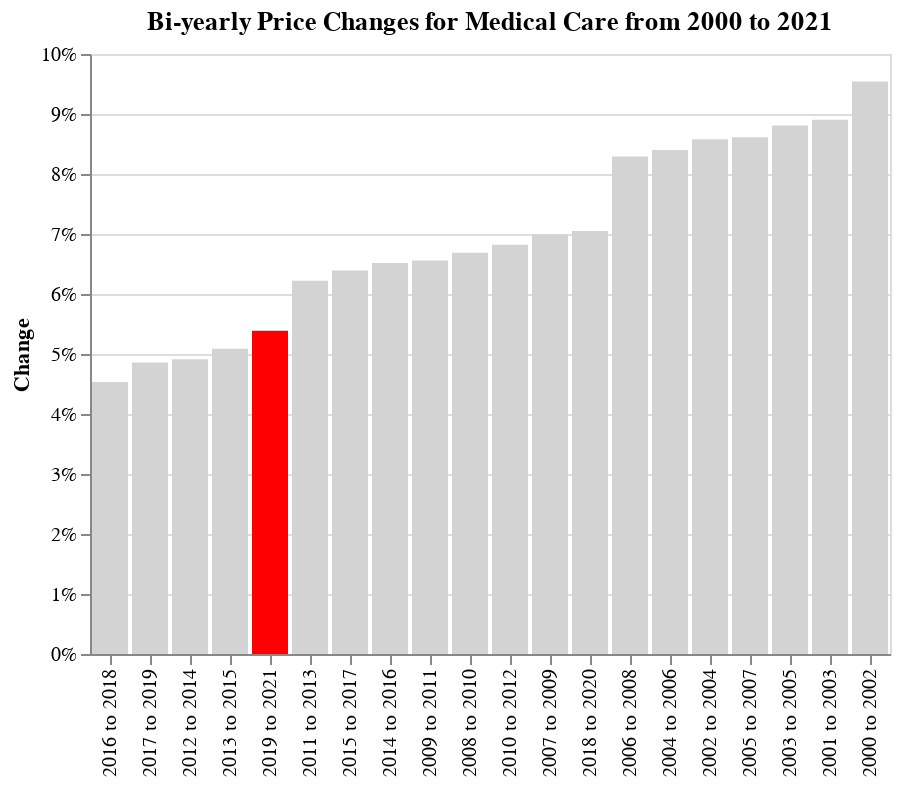

The notebook cell this image was saved under:
### Markdown cell above
The data now aligns with our two-year window task, but I want to highlight the bar relating to our hypothesis.

### Code cell
# Third chart - bar chart of bi-yearly inflation rates with target range highlighted red.
alt.Chart(pd.DataFrame(df_y).dropna(),title='Bi-yearly Price Changes for Medical Care from 2000 to 2021').mark_bar().encode(
    x = alt.X('label:O', title=None, sort='y'),
    y = alt.Y('pct_change', title='Change', axis=alt.Axis(format='%')),
    color=alt.condition(
        alt.datum.label == '2019 to 2021',
        alt.value('red'),
        alt.value('lightgrey')
    )
)

### Figure 1 — Vega-Lite specification as saved in the notebook (floating-point values rounded to 4 significant figures)
{"config": {"view": {"continuousWidth": 400, "continuousHeight": 300}}, "data": {"name": "data-e20f902fe71d2a27a6ae9e64f3968694"}, "mark": "bar", "encoding": {"color": {"condition": {"value": "red", "test": "(datum.label === '2019 to 2021')"}, "value": "lightgrey"}, "x": {"field": "label", "sort": "y", "title": null, "type": "ordinal"}, "y": {"axis": {"format": "%"}, "field": "pct_change", "title": "Change", "type": "quantitative"}}, "title": "Bi-yearly Price Changes for Medical Care from 2000 to 2021", "$schema": "https://vega.github.io/schema/vega-lite/v4.17.0.json", "datasets": {"data-e20f902fe71d2a27a6ae9e64f3968694": [{"date": "2002-12-31T00:00:00", "value": 285.6, "year": 2002, "pct_change": 0.09543, "label": "2000 to 2002"}, {"date": "2003-12-31T00:00:00", "value": 297.1, "year": 2003, "pct_change": 0.08906, "label": "2001 to 2003"}, {"date": "2004-12-31T00:00:00", "value": 310.1, "year": 2004, "pct_change": 0.0858, "label": "2002 to 2004"}, {"date": "2005-12-31T00:00:00", "value": 323.2, "year": 2005, "pct_change": 0.08809, "label": "2003 to 2005"}, {"date": "2006-12-31T00:00:00", "value": 336.2, "year": 2006, "pct_change": 0.08399, "label": "2004 to 2006"}, {"date": "2007-12-31T00:00:00", "value": 351.1, "year": 2007, "pct_change": 0.08613, "label": "2005 to 2007"}, {"date": "2008-12-31T00:00:00", "value": 364.1, "year": 2008, "pct_change": 0.08293, "label": "2006 to 2008"}, {"date": "2009-12-31T00:00:00", "value": 375.6, "year": 2009, "pct_change": 0.06991, "label": "2007 to 2009"}, {"date": "2010-12-31T00:00:00", "value": 388.4, "year": 2010, "pct_change": 0.06689, "label": "2008 to 2010"}, {"date": "2011-12-31T00:00:00", "value": 400.2, "year": 2011, "pct_change": 0.06558, "label": "2009 to 2011"}, {"date": "2012-12-31T00:00:00", "value": 414.9, "year": 2012, "pct_change": 0.06823, "label": "2010 to 2012"}, {"date": "2013-12-31T00:00:00", "value": 425.1, "year": 2013, "pct_change": 0.06219, "label": "2011 to 2013"}, {"date": "2014-12-31T00:00:00", "value": 435.3, "year": 2014, "pct_change": 0.04912, "label": "2012 to 2014"}, {"date": "2015-12-31T00:00:00", "value": 446.8, "year": 2015, "pct_change": 0.05088, "label": "2013 to 2015"}, {"date": "2016-12-31T00:00:00", "value": 463.7, "year": 2016, "pct_change": 0.06518, "label": "2014 to 2016"}, {"date": "2017-12-31T00:00:00", "value": 475.3, "year": 2017, "pct_change": 0.06392, "label": "2015 to 2017"}, {"date": "2018-12-31T00:00:00", "value": 484.7, "year": 2018, "pct_change": 0.04534, "label": "2016 to 2018"}, {"date": "2019-12-31T00:00:00", "value": 498.4, "year": 2019, "pct_change": 0.0486, "label": "2017 to 2019"}, {"date": "2020-12-31T00:00:00", "value": 518.9, "year": 2020, "pct_change": 0.0705, "label": "2018 to 2020"}, {"date": "2021-12-31T00:00:00", "value": 525.3, "year": 2021, "pct_change": 0.05389, "label": "2019 to 2021"}]}}
